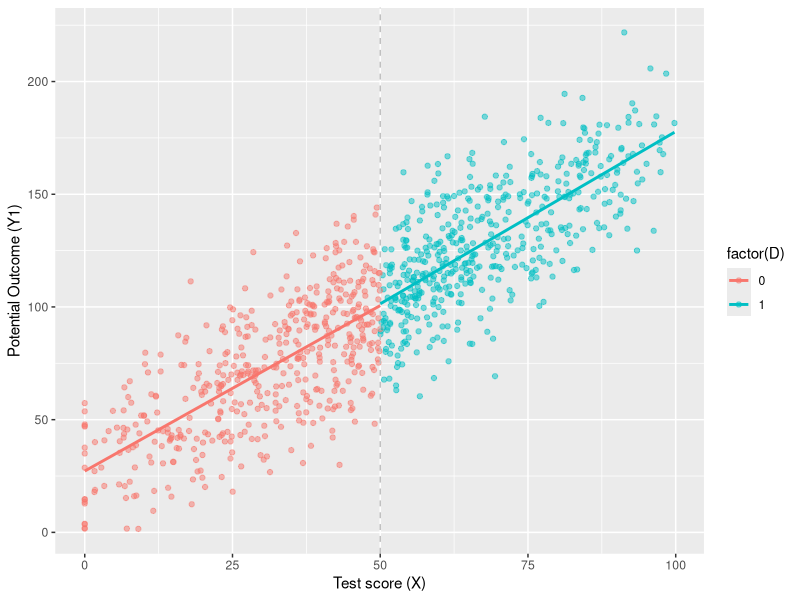
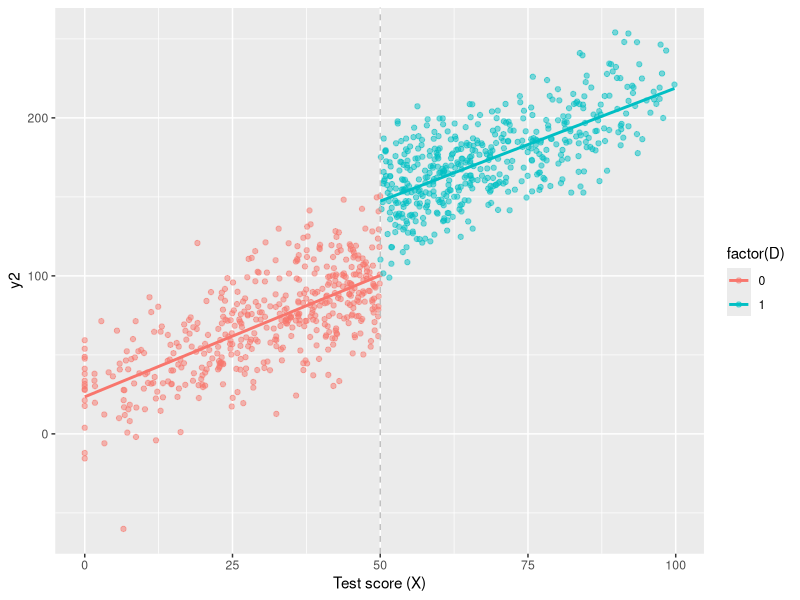

Write the R code that produced these figures, in order.
library(dplyr)
library(ggplot2)

# simulate the data
dat <- tibble(
  x = rnorm(1000, 50, 25)
) %>%
  mutate(
    x = if_else(x < 0, 0, x)
  ) %>%
  filter(x < 100)

# cutoff at x = 50
dat <- dat %>% 
  mutate(
    D  = if_else(x > 50, 1, 0),
    y1 = 25 + 0 * D + 1.5 * x + rnorm(n(), 0, 20)
  )

ggplot(aes(x, y1, colour = factor(D)), data = dat) +
  geom_point(alpha = 0.5) +
  geom_vline(xintercept = 50, colour = "grey", linetype = 2)+
  stat_smooth(method = "lm", se = F) +
  labs(x = "Test score (X)", y = "Potential Outcome (Y1)")

Sys.sleep(2)

## Now lets simulate an Effect on y2:

Sys.sleep(2)

# cutoff at x = 50
dat2 <- dat %>% 
  mutate(
    D  = if_else(x > 50, 1, 0),
    y2 = 25 + 45 * D + 1.5 * x + rnorm(n(), 0, 20)
  )

ggplot(aes(x, y2, colour = factor(D)), data = dat2) +
  geom_point(alpha = 0.5) +
  geom_vline(xintercept = 50, colour = "grey", linetype = 2)+
  stat_smooth(method = "lm", se = F) +
  labs(x = "Test score (X)", y2 = "Potential Outcome (Y1)")

# now you can proceed to estimate the effect.


model_y1 <- lm(y1 ~ x + D, data = dat)
summary(model_y1)

model_y2 <- lm(y2 ~ x + D, data = dat2)
summary(model_y2)

#For y1, there is no significant treatment effect observed at the cutoff point.
#For y2, there is a significant treatment effect observed at the cutoff point, with an estimated increase of approximately  46.3 for individuals just above the cutoff compared to individuals just below the cutoff.
